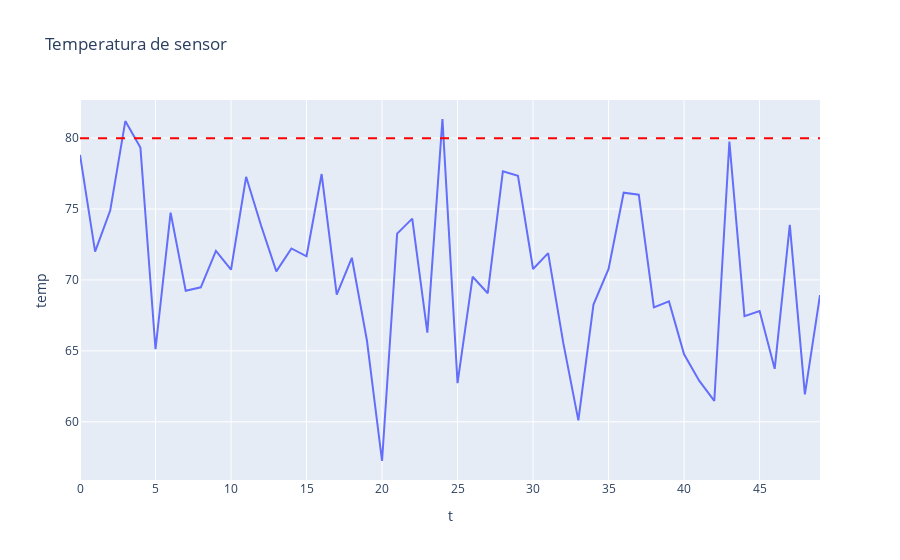

Notebook code for this chart:
### Markdown cell above
## 🏗️ Arquitectura IoT/Time-Series
- Ingesta SCADA/IoT en streaming, almacenamiento TSDB/lakehouse.
- Feature engineering en ventana, gemelos digitales y mantenimiento predictivo.
- Integración con HSE y sistemas de seguridad.

### Code cell
# Visual: serie de temperatura y umbral
import plotly.express as px
import pandas as pd
import numpy as np
serie_df = pd.DataFrame({'t': np.arange(len(serie)), 'temp': serie})
fig = px.line(serie_df, x='t', y='temp', title='Temperatura de sensor')
fig.add_hline(y=80, line_dash='dash', line_color='red')
fig.show()

### Figure 1 — Plotly figure (JSON) as saved in the notebook; plotly's stock layout.template omitted (floating-point values rounded to 4 significant figures)
{"data": [{"hovertemplate": "t=%{x}<br>temp=%{y}<extra></extra>", "legendgroup": "", "line": {"color": "#636efa", "dash": "solid"}, "marker": {"symbol": "circle"}, "mode": "lines", "name": "", "orientation": "v", "showlegend": false, "type": "scatter", "x": [0, 1, 2, 3, 4, 5, 6, 7, 8, 9, 10, 11, 12, 13, 14, 15, 16, 17, 18, 19, 20, 21, 22, 23, 24, 25, 26, 27, 28, 29, 30, 31, 32, 33, 34, 35, 36, 37, 38, 39, 40, 41, 42, 43, 44, 45, 46, 47, 48, 49], "xaxis": "x", "y": [78.82, 72.0, 74.89, 81.2, 79.34, 65.11, 74.75, 69.24, 69.48, 72.05, 70.72, 77.27, 73.81, 70.61, 72.22, 71.67, 77.47, 68.97, 71.57, 65.73, 57.24, 73.27, 74.32, 66.29, 81.35, 62.73, 70.23, 69.06, 77.66, 77.35, 70.77, 71.89, 65.56, 60.1, 68.26, 70.78, 76.15, 76.01, 68.06, 68.49, 64.76, 62.9, 61.47, 79.75, 67.45, 67.81, 63.74, 73.89, 61.93, 68.94], "yaxis": "y"}], "layout": {"legend": {"tracegroupgap": 0}, "shapes": [{"line": {"color": "red", "dash": "dash"}, "type": "line", "x0": 0, "x1": 1, "xref": "x domain", "y0": 80, "y1": 80, "yref": "y"}], "title": {"text": "Temperatura de sensor"}, "xaxis": {"anchor": "y", "domain": [0, 1], "title": {"text": "t"}}, "yaxis": {"anchor": "x", "domain": [0, 1], "title": {"text": "temp"}}}}
